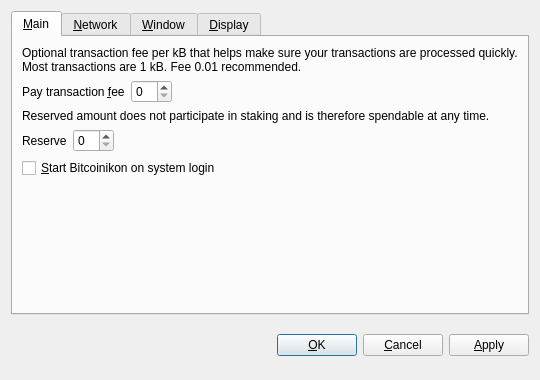
<?xml version="1.0" encoding="UTF-8"?>
<ui version="4.0">
 <class>OptionsDialog</class>
 <widget class="QDialog" name="OptionsDialog">
  <property name="geometry">
   <rect>
    <x>0</x>
    <y>0</y>
    <width>540</width>
    <height>380</height>
   </rect>
  </property>
  <property name="windowTitle">
   <string>Options</string>
  </property>
  <property name="modal">
   <bool>true</bool>
  </property>
  <layout class="QVBoxLayout" name="verticalLayout">
   <item>
    <widget class="QTabWidget" name="tabWidget">
     <property name="tabPosition">
      <enum>QTabWidget::North</enum>
     </property>
     <property name="currentIndex">
      <number>0</number>
     </property>
     <widget class="QWidget" name="tabMain">
      <attribute name="title">
       <string>&amp;Main</string>
      </attribute>
      <layout class="QVBoxLayout" name="verticalLayout_Main">
       <item>
        <widget class="QLabel" name="transactionFeeInfoLabel">
         <property name="text">
          <string>Optional transaction fee per kB that helps make sure your transactions are processed quickly. Most transactions are 1 kB. Fee 0.01 recommended.</string>
         </property>
         <property name="textFormat">
          <enum>Qt::PlainText</enum>
         </property>
         <property name="wordWrap">
          <bool>true</bool>
         </property>
        </widget>
       </item>
       <item>
        <layout class="QHBoxLayout" name="horizontalLayoutFee">
         <item>
          <widget class="QLabel" name="transactionFeeLabel">
           <property name="text">
            <string>Pay transaction &amp;fee</string>
           </property>
           <property name="textFormat">
            <enum>Qt::PlainText</enum>
           </property>
           <property name="buddy">
            <cstring>transactionFee</cstring>
           </property>
          </widget>
         </item>
         <item>
          <widget class="BitcoinAmountField" name="transactionFee"/>
         </item>
         <item>
          <spacer name="horizontalSpacerFee">
           <property name="orientation">
            <enum>Qt::Horizontal</enum>
           </property>
           <property name="sizeHint" stdset="0">
            <size>
             <width>40</width>
             <height>20</height>
            </size>
           </property>
          </spacer>
         </item>
        </layout>
       </item>
       <item>
        <widget class="QLabel" name="reserveBalanceInfoLabel">
         <property name="text">
          <string>Reserved amount does not participate in staking and is therefore spendable at any time.</string>
         </property>
         <property name="textFormat">
          <enum>Qt::PlainText</enum>
         </property>
         <property name="wordWrap">
          <bool>true</bool>
         </property>
        </widget>
       </item>
       <item>
        <layout class="QHBoxLayout" name="horizontalLayoutReserveBalance">
         <item>
          <widget class="QLabel" name="reserveBalanceLabel">
           <property name="text">
            <string>Reserve</string>
           </property>
           <property name="textFormat">
            <enum>Qt::PlainText</enum>
           </property>
           <property name="buddy">
            <cstring>reserveBalance</cstring>
           </property>
          </widget>
         </item>
         <item>
          <widget class="BitcoinAmountField" name="reserveBalance"/>
         </item>
         <item>
          <spacer name="horizontalSpacerReserveBalance">
           <property name="orientation">
            <enum>Qt::Horizontal</enum>
           </property>
           <property name="sizeHint" stdset="0">
            <size>
             <width>40</width>
             <height>20</height>
            </size>
           </property>
          </spacer>
         </item>
        </layout>
       </item>
       <item>
        <widget class="QCheckBox" name="bitcoinAtStartup">
         <property name="toolTip">
          <string>Automatically start Bitcoinikon after logging in to the system.</string>
         </property>
         <property name="text">
          <string>&amp;Start Bitcoinikon on system login</string>
         </property>
        </widget>
       </item>
       <item>
        <spacer name="verticalSpacer_Main">
         <property name="orientation">
          <enum>Qt::Vertical</enum>
         </property>
         <property name="sizeHint" stdset="0">
          <size>
           <width>20</width>
           <height>40</height>
          </size>
         </property>
        </spacer>
       </item>
      </layout>
     </widget>
     <widget class="QWidget" name="tabNetwork">
      <attribute name="title">
       <string>&amp;Network</string>
      </attribute>
      <layout class="QVBoxLayout" name="verticalLayout_Network">
       <item>
        <widget class="QCheckBox" name="mapPortUpnp">
         <property name="toolTip">
          <string>Automatically open the Bitcoinikon client port on the router. This only works when your router supports UPnP and it is enabled.</string>
         </property>
         <property name="text">
          <string>Map port using &amp;UPnP</string>
         </property>
        </widget>
       </item>
       <item>
        <widget class="QCheckBox" name="connectSocks">
         <property name="toolTip">
          <string>Connect to the Bitcoinikon network through a SOCKS5 proxy (e.g. when connecting through Tor).</string>
         </property>
         <property name="text">
          <string>&amp;Connect through SOCKS5 proxy:</string>
         </property>
        </widget>
       </item>
       <item>
        <layout class="QHBoxLayout" name="horizontalLayout_Network">
         <item>
          <widget class="QLabel" name="proxyIpLabel">
           <property name="text">
            <string>Proxy &amp;IP:</string>
           </property>
           <property name="textFormat">
            <enum>Qt::PlainText</enum>
           </property>
           <property name="buddy">
            <cstring>proxyIp</cstring>
           </property>
          </widget>
         </item>
         <item>
          <widget class="QValidatedLineEdit" name="proxyIp">
           <property name="maximumSize">
            <size>
             <width>140</width>
             <height>16777215</height>
            </size>
           </property>
           <property name="toolTip">
            <string>IP address of the proxy (e.g. 127.0.0.1)</string>
           </property>
          </widget>
         </item>
         <item>
          <widget class="QLabel" name="proxyPortLabel">
           <property name="text">
            <string>&amp;Port:</string>
           </property>
           <property name="textFormat">
            <enum>Qt::PlainText</enum>
           </property>
           <property name="buddy">
            <cstring>proxyPort</cstring>
           </property>
          </widget>
         </item>
         <item>
          <widget class="QLineEdit" name="proxyPort">
           <property name="maximumSize">
            <size>
             <width>55</width>
             <height>16777215</height>
            </size>
           </property>
           <property name="toolTip">
            <string>Port of the proxy (e.g. 9050)</string>
           </property>
          </widget>
         </item>
         <item>
          <spacer name="horizontalSpacer_Network">
           <property name="orientation">
            <enum>Qt::Horizontal</enum>
           </property>
           <property name="sizeHint" stdset="0">
            <size>
             <width>40</width>
             <height>20</height>
            </size>
           </property>
          </spacer>
         </item>
        </layout>
       </item>
       <item>
        <spacer name="verticalSpacer_Network">
         <property name="orientation">
          <enum>Qt::Vertical</enum>
         </property>
         <property name="sizeHint" stdset="0">
          <size>
           <width>20</width>
           <height>40</height>
          </size>
         </property>
        </spacer>
       </item>
      </layout>
     </widget>
     <widget class="QWidget" name="tabWindow">
      <attribute name="title">
       <string>&amp;Window</string>
      </attribute>
      <layout class="QVBoxLayout" name="verticalLayout_Window">
       <item>
        <widget class="QCheckBox" name="minimizeToTray">
         <property name="toolTip">
          <string>Show only a tray icon after minimizing the window.</string>
         </property>
         <property name="text">
          <string>&amp;Minimize to the tray instead of the taskbar</string>
         </property>
        </widget>
       </item>
       <item>
        <widget class="QCheckBox" name="minimizeOnClose">
         <property name="toolTip">
          <string>Minimize instead of exit the application when the window is closed. When this option is enabled, the application will be closed only after selecting Quit in the menu.</string>
         </property>
         <property name="text">
          <string>M&amp;inimize on close</string>
         </property>
        </widget>
       </item>
       <item>
        <spacer name="verticalSpacer_Window">
         <property name="orientation">
          <enum>Qt::Vertical</enum>
         </property>
         <property name="sizeHint" stdset="0">
          <size>
           <width>20</width>
           <height>40</height>
          </size>
         </property>
        </spacer>
       </item>
      </layout>
     </widget>
     <widget class="QWidget" name="tabDisplay">
      <attribute name="title">
       <string>&amp;Display</string>
      </attribute>
      <layout class="QVBoxLayout" name="verticalLayout_Display">
       <item>
        <layout class="QHBoxLayout" name="horizontalLayout_1_Display">
         <item>
          <widget class="QLabel" name="langLabel">
           <property name="text">
            <string>User Interface &amp;language:</string>
           </property>
           <property name="textFormat">
            <enum>Qt::PlainText</enum>
           </property>
           <property name="buddy">
            <cstring>lang</cstring>
           </property>
          </widget>
         </item>
         <item>
          <widget class="QValueComboBox" name="lang">
           <property name="toolTip">
            <string>The user interface language can be set here. This setting will take effect after restarting Bitcoinikon.</string>
           </property>
          </widget>
         </item>
        </layout>
       </item>
       <item>
        <layout class="QHBoxLayout" name="horizontalLayout_2_Display">
         <item>
          <widget class="QLabel" name="unitLabel">
           <property name="text">
            <string>&amp;Unit to show amounts in:</string>
           </property>
           <property name="textFormat">
            <enum>Qt::PlainText</enum>
           </property>
           <property name="buddy">
            <cstring>unit</cstring>
           </property>
          </widget>
         </item>
         <item>
          <widget class="QValueComboBox" name="unit">
           <property name="toolTip">
            <string>Choose the default subdivision unit to show in the interface and when sending coins.</string>
           </property>
          </widget>
         </item>
        </layout>
       </item>
       <item>
        <widget class="QCheckBox" name="coinControlFeatures">
         <property name="toolTip">
          <string>Whether to show coin control features or not.</string>
         </property>
         <property name="text">
          <string>Display coin &amp;control features (experts only!)</string>
         </property>
        </widget>
       </item>
       <item>
        <widget class="QCheckBox" name="useBlackTheme">
         <property name="text">
          <string>Use black visual theme (requires restart)</string>
         </property>
        </widget>
       </item>
       <item>
        <spacer name="verticalSpacer_Display">
         <property name="orientation">
          <enum>Qt::Vertical</enum>
         </property>
         <property name="sizeHint" stdset="0">
          <size>
           <width>20</width>
           <height>40</height>
          </size>
         </property>
        </spacer>
       </item>
      </layout>
     </widget>
    </widget>
   </item>
   <item>
    <layout class="QHBoxLayout" name="horizontalLayout_Buttons">
     <item>
      <spacer name="horizontalSpacer_1">
       <property name="orientation">
        <enum>Qt::Horizontal</enum>
       </property>
       <property name="sizeHint" stdset="0">
        <size>
         <width>40</width>
         <height>48</height>
        </size>
       </property>
      </spacer>
     </item>
     <item>
      <widget class="QLabel" name="statusLabel">
       <property name="font">
        <font>
         <weight>75</weight>
         <bold>true</bold>
        </font>
       </property>
       <property name="text">
        <string/>
       </property>
       <property name="textFormat">
        <enum>Qt::PlainText</enum>
       </property>
       <property name="wordWrap">
        <bool>true</bool>
       </property>
      </widget>
     </item>
     <item>
      <spacer name="horizontalSpacer_2">
       <property name="orientation">
        <enum>Qt::Horizontal</enum>
       </property>
       <property name="sizeHint" stdset="0">
        <size>
         <width>40</width>
         <height>48</height>
        </size>
       </property>
      </spacer>
     </item>
     <item>
      <widget class="QPushButton" name="okButton">
       <property name="text">
        <string>&amp;OK</string>
       </property>
      </widget>
     </item>
     <item>
      <widget class="QPushButton" name="cancelButton">
       <property name="text">
        <string>&amp;Cancel</string>
       </property>
       <property name="autoDefault">
        <bool>false</bool>
       </property>
      </widget>
     </item>
     <item>
      <widget class="QPushButton" name="applyButton">
       <property name="text">
        <string>&amp;Apply</string>
       </property>
       <property name="autoDefault">
        <bool>false</bool>
       </property>
      </widget>
     </item>
    </layout>
   </item>
  </layout>
 </widget>
 <customwidgets>
  <customwidget>
   <class>BitcoinAmountField</class>
   <extends>QSpinBox</extends>
   <header>bitcoinamountfield.h</header>
  </customwidget>
  <customwidget>
   <class>QValueComboBox</class>
   <extends>QComboBox</extends>
   <header>qvaluecombobox.h</header>
  </customwidget>
  <customwidget>
   <class>QValidatedLineEdit</class>
   <extends>QLineEdit</extends>
   <header>qvalidatedlineedit.h</header>
  </customwidget>
 </customwidgets>
 <resources/>
 <connections/>
</ui>
